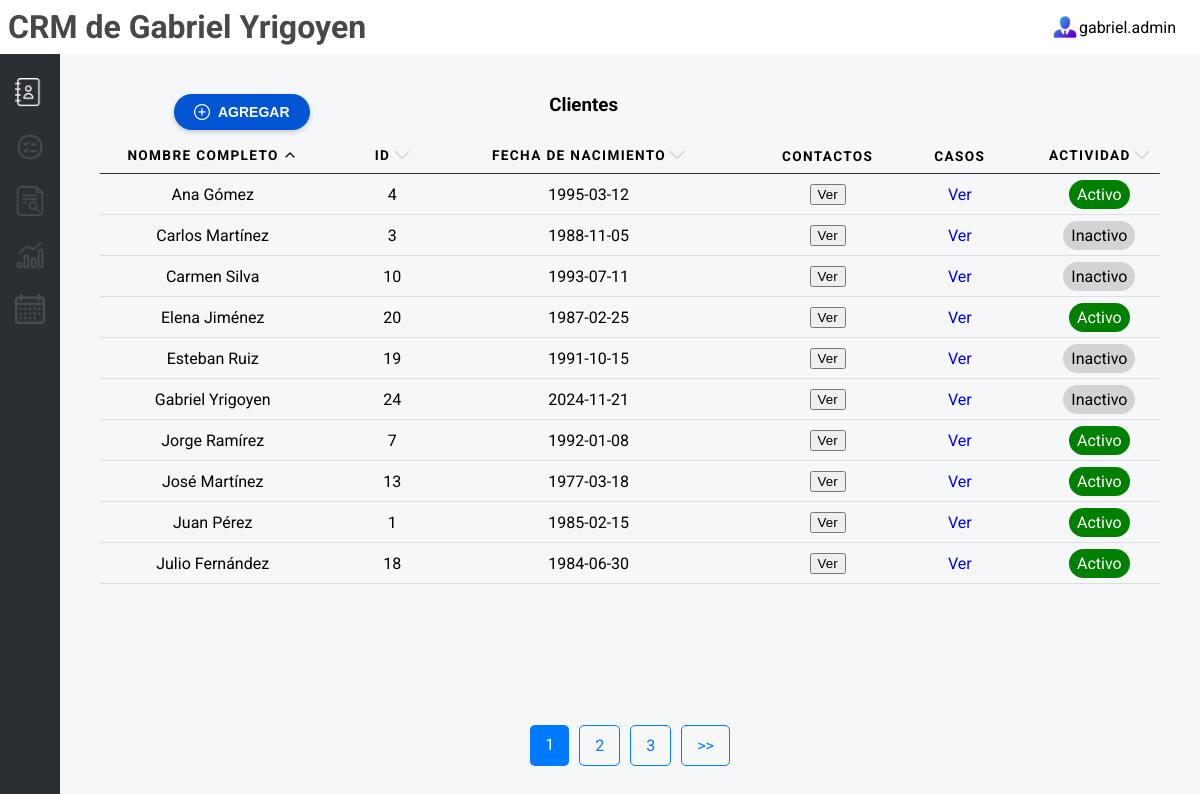
Screenshot of /contacts with the database file from the repository.
### tables this page shows
CREATE TABLE clientes (
            id INTEGER PRIMARY KEY AUTOINCREMENT,
            nombre_completo TEXT NOT NULL,
            telefono TEXT,
            email TEXT UNIQUE,
            preferencias TEXT,
            fecha_nacimiento TEXT,
            estado_actividad TEXT DEFAULT 'Inactivo',
            notas TEXT
        );

### app.py (the view)
@app.route('/contacts', defaults={'page': 1, 'order_by': 'nombre_completo', 'order_direction': 'asc'})
@app.route('/contacts/page/<int:page>/<order_by>/<order_direction>')
def contacts(page, order_by, order_direction):
    per_page = 10  # Número de registros por página
    offset = (page - 1) * per_page  # Calcular el desplazamiento
    clientes = get_records('clientes', order_by=order_by, order_direction=order_direction, limit=per_page, offset=offset)
    total_records = get_total_records('clientes')
    total_pages = (total_records + per_page - 1) // per_page  # Redondeo hacia arriba
    return render_template(
        "contacts.html",
        clientes=clientes,
        current_page=page,
        total_pages=total_pages,
        message="Clientes",
        order_by=order_by,
        order_direction=order_direction
    )

### db_connection.py (called while the page is built)
def conectar():
    try:
        print("Conexión exitosa a la base de datos")
        return sqlite3.connect('crm_law_firm.db')
    except sqlite3.Error as e:
        print(f"Error al conectar a la base de datos: {e}")
        return None

def get_total_records(table_name):
    conn = conectar()
    cursor = conn.cursor()
    query = f"SELECT COUNT(*) FROM {table_name}"
    cursor.execute(query)
    total_records = cursor.fetchone()[0]
    conn.close()
    return total_records

def get_records(table_name, order_by, order_direction='asc', limit=10, offset=0):
    conn = conectar()
    cursor = conn.cursor()
    if order_direction not in ['asc', 'desc']:
        order_direction = 'asc'
    query = f"SELECT * FROM {table_name} ORDER BY {order_by} {order_direction} LIMIT ? OFFSET ?"
    cursor.execute(query, (limit, offset))
    records = cursor.fetchall()
    conn.close()
    return records

### templates/contacts.html (shortened to what this page needs)
{% include 'header.html' %}
<div id="contacts-tools">
  <div class="dashboard-content">
    <div class="table-top">
      <button class="button-add" onclick="openModal()">
      <img src="{{ url_for('static', filename='add-white.png') }}" alt="Add">
      Agregar
    </button><h3>{{ message }}</h3></div>
    <table>
      <thead>
        <tr>
          <th scope="col">
            <span>Nombre Completo
              <a href="/contacts/page/{{ current_page }}/nombre_completo/{{ 'desc' if order_direction == 'asc' else 'asc' }}">
                <img class="filter" src="{{ url_for('static', filename='up.png') if order_direction == 'asc' and order_by == 'nombre_completo' else (url_for('static', filename='down.png') if order_direction == 'desc' and order_by == 'nombre_completo' else url_for('static', filename='arrow-grey.png')) }}
                " alt="Orden">
              </a>
            </span>
          </th>
          <th scope="col"><span>ID <a href="/contacts/page/{{ current_page }}/id/{{ 'desc' if order_by == 'id' and order_direction == 'asc' else 'asc' }}">
            <img class="filter" src="{{ url_for('static', filename='up.png') if order_direction == 'asc' and order_by == 'id' else (url_for('static', filename='down.png') if order_direction == 'desc' and order_by == 'id' else url_for('static', filename='arrow-grey.png')) }}
            " alt="Ordenar por Estado Actividad">
          </a></span></th>
          <th scope="col">
            <span>Fecha de Nacimiento <a href="/contacts/page/{{ current_page }}/fecha_nacimiento/{{ 'desc' if order_by == 'fecha_nacimiento' and order_direction == 'asc' else 'asc' }}">
              <img class="filter" src="{{ url_for('static', filename='up.png') if order_direction == 'asc' and order_by == 'fecha_nacimiento' else (url_for('static', filename='down.png') if order_direction == 'desc' and order_by == 'fecha_nacimiento' else url_for('static', filename='arrow-grey.png')) }}
              " alt="Ordenar por Estado Actividad">
            </a></span>
          </th>
          <th scope="col">Contactos</th>
          <th scope="col">Casos</th>
          <th scope="col"><span>Actividad <a href="/contacts/page/{{ current_page }}/estado_actividad/{{ 'desc' if order_by == 'estado_actividad' and order_direction == 'asc' else 'asc' }}">
            <img class="filter" src="{{ url_for('static', filename='up.png') if order_direction == 'asc' and order_by == 'estado_actividad' else (url_for('static', filename='down.png') if order_direction == 'desc' and order_by == 'estado_actividad' else url_for('static', filename='arrow-grey.png')) }}
            " alt="Ordenar por Estado Actividad">
          </a></span></th>
        </tr>
      </thead>
      <tbody>
        {% for cliente in clientes %}
        <tr>
          <td data-label="Nombre Completo">{{ cliente[1] }}</td>
          <td data-label="ID">{{ cliente[0] }}</td>
          <td data-label="Fecha de nacimiento">{{ cliente[5] }}</td>
          <td data-label="Contactos"><button class="verBtn" data-nombre="{{ cliente[1] }}"
              data-telefono="{{ cliente[2] }}" data-email="{{ cliente[3] }}">Ver</button></td>
          <td data-label="Casos"><a href="/casos/{{ cliente[1] }}">Ver</a></td>
          <td data-label="Actividad">
            <span class="estado {% if cliente[6] == 'Activo' %}verde{% else %}gris{% endif %}">
              {{ cliente[6] }}
            </span>
          </td>
        </tr>
        {% endfor %}
      </tbody>
    </table>
    <section class="pagination">
      {% for page in range(1, total_pages + 1) %}
        <a href="/contacts/page/{{ page }}/{{ order_by }}/{{ order_direction }}" class="{% if page == current_page %}active{% endif %}">
          {{ page }}
        </a>
      {% endfor %}
      {% if current_page < total_pages %}
        <a href="/contacts/page/{{ current_page + 1 }}/{{ order_by }}/{{ order_direction }}">>></a>
      {% endif %}
    </section>
  </div>
</div>
{% include 'footer.html' %}

### templates/header.html (shortened to what this page needs)
<!DOCTYPE html>
<html lang="en">
<head>
  <link rel="stylesheet" href="{{ url_for('static', filename='style.css') }}">
  <link rel="stylesheet" href="{{ url_for('static', filename='calendar.css') }}">
  <link rel="stylesheet" href="{{ url_for('static', filename='cases.css') }}">
  <link rel="stylesheet" href="{{ url_for('static', filename='carta-pop.css') }}">
</head>
<body>
  <header>
    <a href="/"><h1>CRM de Gabriel Yrigoyen</h1></a>
    <div class="account-select"><img src="{{ url_for('static', filename='manager.png') }}"
        alt="manager-pic"><span>gabriel.admin</span></div>
  </header>
  <div id="dashboard">
    <div id="tool-select">
      <a href="/contacts"><img src="{% if message == 'Clientes' %}{{ url_for('static', filename='contact-book-white.png') }}{% else %}{{ url_for('static', filename='contact-book-grey.png') }}{% endif %}" alt=""></a>
      <a href="/tickets"><img src="{% if message == 'Tickets' %}{{ url_for('static', filename='checklist-white.png') }}{% else %}{{ url_for('static', filename='checklist-grey.png') }}{% endif %}" alt=""></a>
      <a href="/cases"><img src="{% if message == 'Casos' %}{{ url_for('static', filename='case-white.png') }}{% else %}{{ url_for('static', filename='case-grey.png') }}{% endif %}" alt=""></a>
      <a href="/report"><img src="{% if message == 'Report' %}{{ url_for('static', filename='bar-chart-white.png') }}{% else %}{{ url_for('static', filename='bar-chart-grey.png') }}{% endif %}" alt=""></a>
      <a href="/calendar"><img src="{% if message == 'Calendar' %}{{ url_for('static', filename='calendar-white.png') }}{% else %}{{ url_for('static', filename='calendar-grey.png') }}{% endif %}" alt=""></a>
    </div>

### templates/footer.html
</body>
</html>

### static/style.css (style rules this page uses)
body { background-color: #F5F7F9; font-family: "Roboto", sans-serif; height: 100vh; margin: 0; display: flex; flex-direction: column; }
a { text-decoration: none; }
th span { display: flex; justify-content: center; }
th span img { padding-left: 0.2rem; }
header { display: grid; grid-template-columns: repeat(2, 1fr); background-color: white; }
h1 { color: #484848; margin: 1vh; }
h3 { text-align: center; padding: 0 1vw; margin: 0 50% 0 0; justify-self: center; }
.account-select { justify-self: end; align-self: center; display: flex; margin-right: 2vw; }
.account-select img { width: 1.5em; height: auto; }
.account-select span { align-self: center; margin-left: 0.2vw; }
#dashboard { display: grid; grid-template-columns: repeat(2, 1fr); grid-template-columns: 5vw auto; height: 100%; }
#tool-select { display: flex; flex-direction: column; padding: 3vh 0; gap: 3vh; align-items: center; background-color: #2B2F33; }
#tool-select a { display: flex; justify-content: center; align-items: center; }
#tool-select img { width: 50%; height: auto; }
#contacts-tools { display: grid; }
.dashboard-content { display: flex; flex-direction: column; align-items: center; padding: 3vh 1vw; }
.estado { margin-top: 0.6rem; padding: 0.3rem 0.5rem; border-radius: 1rem; color: white; }
.gris { background-color: #D3D3D3; color: black; }
.verde { background-color: green; }
.filter { height: 1rem; width: auto; }
.button-add { display: flex; align-items: center; justify-content: center; align-self: flex-start; padding: 10px 20px; margin: 0 8.5vw 1vh; background-color: #0056D2; color: white; font-size: 14px; font-weight: bold; border: none; border-radius: 20px; cursor: pointer; text-transform: uppercase; box-shadow: 0 2px 5px rgba(0, 0, 0, 0.2); transition: background-color 0.3s ease, transform 0.2s ease; }
.button-add img { width: 16px; height: 16px; margin-right: 8px; }
.table-top { display: flex; flex-direction: row; margin-top: 2vh; width: 100%; justify-content: space-between; }
table { border-collapse: collapse; margin: 0; padding: 0; width: 100%; }
table tr { position: relative; }
table tr::before { content: ''; position: absolute; bottom: 0; left: 50%; width: 95%; height: 1.5px; background-color: #ddd; transform: translateX(-50%); }
table th, table td { padding: .625em; text-align: center; }
table th { font-size: .85em; letter-spacing: .1em; text-transform: uppercase; }
.pagination { margin-top: auto; justify-self: flex-end; display: flex; padding: 10px; }
.pagination a { padding: 10px 15px; margin: 0 5px; text-decoration: none; color: #007bff; border: 1px solid #007bff; border-radius: 5px; transition: background-color 0.3s; }
.pagination a.active { background-color: #007bff; color: white; border: none; }
*, *:before, *:after { -moz-box-sizing: border-box; -webkit-box-sizing: border-box; box-sizing: border-box; }
table thead tr::before { background-color: #2b2f33; }

### static/calendar.css (style rules this page uses)
*, *:before, *:after { -moz-box-sizing: border-box; -webkit-box-sizing: border-box; box-sizing: border-box; }

### rows the page displays
clientes: nombre_completo "Ana Gómez", id "4", fecha_nacimiento "1995-03-12", estado_actividad "Activo"
clientes: nombre_completo "Carlos Martínez", id "3", fecha_nacimiento "1988-11-05", estado_actividad "Inactivo"
clientes: nombre_completo "Carmen Silva", id "10", fecha_nacimiento "1993-07-11", estado_actividad "Inactivo"
clientes: nombre_completo "Elena Jiménez", id "20", fecha_nacimiento "1987-02-25", estado_actividad "Activo"
clientes: nombre_completo "Esteban Ruiz", id "19", fecha_nacimiento "1991-10-15", estado_actividad "Inactivo"
clientes: nombre_completo "Gabriel Yrigoyen", id "24", fecha_nacimiento "2024-11-21", estado_actividad "Inactivo"
clientes: nombre_completo "Jorge Ramírez", id "7", fecha_nacimiento "1992-01-08", estado_actividad "Activo"
clientes: nombre_completo "José Martínez", id "13", fecha_nacimiento "1977-03-18", estado_actividad "Activo"
clientes: nombre_completo "Juan Pérez", id "1", fecha_nacimiento "1985-02-15", estado_actividad "Activo"
clientes: nombre_completo "Julio Fernández", id "18", fecha_nacimiento "1984-06-30", estado_actividad "Activo"

### other values shown
{{ message }} "Clientes"
{{ page }} "1" "2" "3"
